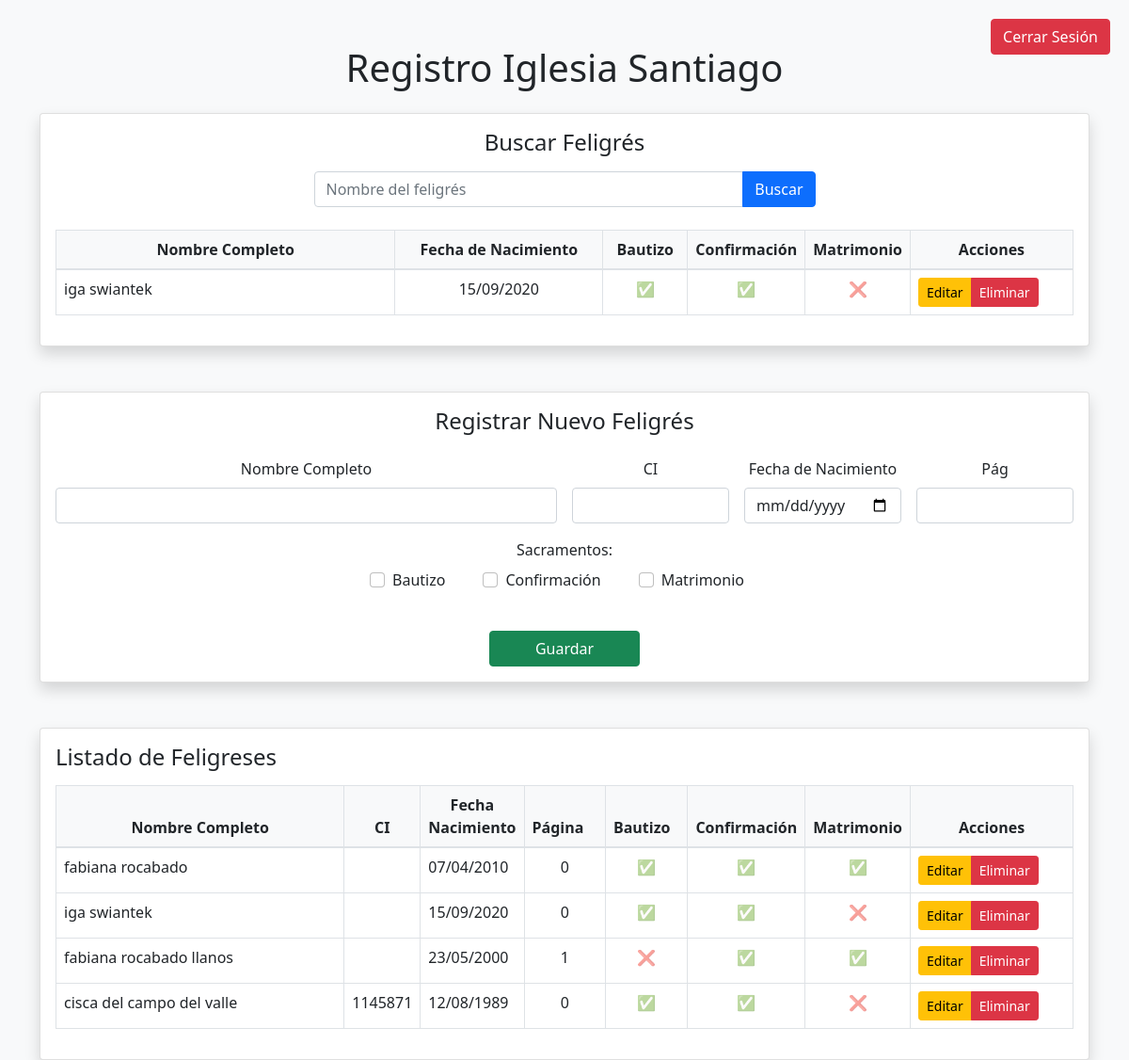
The app's page /registro_feligreses.php?buscar=iga swiantek (signed in) with its own data.
### tables this page shows
CREATE TABLE `iglesias` (
  `id` int(11) NOT NULL,
  `nombre` varchar(100) NOT NULL,
  `usuario` varchar(50) NOT NULL,
  `contraseña` varchar(255) NOT NULL
);

CREATE TABLE `feligreses` (
  `id` int(11) NOT NULL,
  `nombre` varchar(100) NOT NULL,
  `ci` varchar(15) DEFAULT NULL,
  `fecha_nacimiento` date NOT NULL,
  `bautizo` tinyint(1) DEFAULT 0,
  `confirmacion` tinyint(1) DEFAULT 0,
  `matrimonio` tinyint(1) DEFAULT 0,
  `pag` int(11) DEFAULT NULL,
  `id_iglesia` int(11) DEFAULT NULL
);

### registro_feligreses.php (the view, shortened to what this page needs)
<?php
include 'conexion.php';
$id_iglesia = $_SESSION['id_iglesia'];
$resultados = [];
if (isset($_GET['buscar'])) {
    $busqueda = '%' . $_GET['buscar'] . '%';
    $query = $conexion->prepare("SELECT * FROM feligreses
                                WHERE nombre LIKE ? AND id_iglesia = ?");
    $query->execute([$busqueda, $id_iglesia]);
    $resultados = $query->fetchAll();
}
$query_iglesia = $conexion->prepare("SELECT * FROM iglesias WHERE id = ?");
$query_iglesia->execute([$id_iglesia]);
$iglesia = $query_iglesia->fetch(PDO::FETCH_ASSOC);
$query_feligreses = $conexion->prepare("SELECT * FROM feligreses WHERE id_iglesia = ?");
$query_feligreses->execute([$id_iglesia]);
$feligreses = $query_feligreses->fetchAll();
?>
<!DOCTYPE html>
<html>
<head>
</head>
<link href="https://cdn.jsdelivr.net/npm/bootstrap@5.1.3/dist/css/bootstrap.min.css" rel="stylesheet">
<body class="bg-light">
    <a href="logout.php" class="btn btn-danger logout-btn">Cerrar Sesión</a>
    <div class="container mt-5">
        <h1 class="mb-4 text-center">Registro  <?= htmlspecialchars($iglesia['nombre']) ?></h1>
        <div class="card mb-5 shadow">
            <div class="card-body">
                <h2 class="h4 mb-3 text-center">Buscar Feligrés</h2>
                <form method="GET" class="mb-4">
                    <div class="row g-3">
                        <div class="col-md-6 mx-auto">
                            <div class="input-group">
                                <input type="text" name="buscar" class="form-control" placeholder="Nombre del feligrés">
                                <button type="submit" class="btn btn-primary">Buscar</button>
                            </div>
                        </div>
                    </div>
                </form>
                <?php if (!empty($resultados)): ?>
                <div class="table-responsive">
                    <table class="table table-bordered custom-table">
                        <thead class="thead-light">
                            <tr>
                                <th class="col-4 text-center">Nombre Completo</th>
                                <th class="text-center">Fecha de Nacimiento</th>
                                <th class="col-1 text-center">Bautizo</th>
                                <th class="col-1 text-center">Confirmación</th>
                                <th class="col-1 text-center">Matrimonio</th>
                                <th class="text-center">Acciones</th>
                            </tr>
                        </thead>
                        <tbody>
                            <?php foreach ($resultados as $f): ?>
                            <tr>
                                <td><?= htmlspecialchars($f['nombre']) ?></td>
                                <td class="text-center"><?= htmlspecialchars(date('d/m/Y', strtotime($f['fecha_nacimiento']))) ?></td>
                                <td class="text-center"><?= htmlspecialchars($f['bautizo']) ? '<span style="color: #2ecc71; opacity: 0.5;">✅</span>' : '<span style="color: #e74c3c; opacity: 0.5;">❌</span>' ?></td>
                                <td class="text-center"><?= htmlspecialchars($f['confirmacion']) ? '<span style="color: #2ecc71; opacity: 0.5;">✅</span>' : '<span style="color: #e74c3c; opacity: 0.5;">❌</span>' ?></td>
                                <td class="text-center"><?= htmlspecialchars($f['matrimonio']) ? '<span style="color: #2ecc71; opacity: 0.5;">✅</span>' : '<span style="color: #e74c3c; opacity: 0.5;">❌</span>' ?></td>
                                <td>
                                    <div class="btn-group">
                                        <a href="editar_feligres.php?id=<?= htmlspecialchars($f['id']) ?>" class="btn btn-sm btn-warning">Editar</a>
                                        <a href="eliminar_feligres.php?id=<?= htmlspecialchars($f['id']) ?>"
                                           class="btn btn-sm btn-danger"
                                           onclick="return confirm('¿Eliminar a <?= htmlspecialchars($f['nombre']) ?>?')">
                                            Eliminar
                                        </a>
                                    </div>
                                </td>
                            </tr>
                            <?php endforeach; ?>
                        </tbody>
                    </table>
                </div>
                <?php endif; ?>
            </div>
        </div>
        <div class="card mb-5 shadow">
            <div class="card-body">
                <h2 class="h4 mb-4 text-center">Registrar Nuevo Feligrés</h2>
                <form method="POST">
                    <div class="row g-3">
                        <div class="col-md-6">
                            <center><label class="form-label">Nombre Completo</label></center>
                            <input type="text" name="nombre" class="form-control" required>
                        </div>
                        <div class="col-md-2">
                            <center><label class="form-label">CI</label></center>
                            <input type="number" name="ci" class="form-control">
                        </div>
                        <div class="col-md-2">
                            <center><label class="form-label">Fecha de Nacimiento</label></center>
                            <input type="date" name="fecha_nacimiento" class="form-control" required>
                        </div>
                        <div class="col-md-2">
                            <center><label class="form-label">Pág</label></center>
                            <input type="number" name="pag" class="form-control">
                        </div>
                        <div class="from-grup mb-4">
                            <center><label class="form-label">Sacramentos:</label></center>
                            <div class="gap-4 d-md-flex justify-content-md-center">
                                <div class="form-check form-check-inline">
                                    <input class="form-check-input" type="checkbox" name="bautizo" id="bautizo">
                                    <label class="form-check-label" for="bautizo">Bautizo</label>
                                </div>
                                <div class="form-check form-check-inline">
                                    <input class="form-check-input" type="checkbox" name="confirmacion" id="confirmacion">
                                    <label class="form-check-label" for="confirmacion">Confirmación</label>
                                </div>
                                <div class="form-check form-check-inline">
                                    <input class="form-check-input" type="checkbox" name="matrimonio" id="matrimonio">
                                    <label class="form-check-label" for="matrimonio">Matrimonio</label>
                                </div>
                            </div>
                        </div>
                        <div class="col-md-12 text-center">
                            <button type="submit" class="btn btn-success px-5">Guardar</button>
                        </div>
                    </div>
                </form>
            </div>
        </div>
        <div class="card shadow">
            <div class="card-body">
                <h2 class="h4 mb-3">Listado de Feligreses</h2>
                <div class="table-responsive">
                    <table class="table table-bordered table-hover custom-table">
                        <thead class="thead-light">
                            <tr>
                                <th class="col-4 text-center">Nombre Completo</th>
                                <th class="text-center">CI</th>
                                <th class="text-center">Fecha Nacimiento</th>
                                <th class="col-1">Página</th>
                                <th class="col-1">Bautizo</th>
                                <th class="col-1">Confirmación</th>
                                <th class="col-1">Matrimonio</th>
                                <th class="col-2 text-center">Acciones</th>
                            </tr>
                        </thead>
                        <tbody>
                            <?php foreach ($feligreses as $f): ?>
                            <tr>
                                <td><?= htmlspecialchars($f['nombre']) ?></td>
                                <td class="text-center"><?= htmlspecialchars($f['ci']) ?? 'N/A' ?></td>
                                <td><?= htmlspecialchars(date('d/m/Y', strtotime($f['fecha_nacimiento']))) ?></td>
                                <td class="text-center"><?= htmlspecialchars($f['pag']) ?? 'N/A' ?></td>
                                <td class="text-center"><?= htmlspecialchars($f['bautizo']) ? '<span style="color: #2ecc71; opacity: 0.5;">✅</span>' : '<span style="color: #e74c3c; opacity: 0.5;">❌</span>' ?></td>
                                <td class="text-center"><?= htmlspecialchars($f['confirmacion']) ? '<span style="color: #2ecc71; opacity: 0.5;">✅</span>' : '<span style="color: #e74c3c; opacity: 0.5;">❌</span>' ?></td>
                                <td class="text-center"><?= htmlspecialchars($f['matrimonio']) ? '<span style="color: #2ecc71; opacity: 0.5;">✅</span>' : '<span style="color: #e74c3c; opacity: 0.5;">❌</span>' ?></td>
                                <td>
                                    <div class="btn-group">
                                        <a href="editar_feligres.php?id=<?= htmlspecialchars($f['id']) ?>" class="btn btn-sm btn-warning">Editar</a>
                                        <a href="eliminar_feligres.php?id=<?= htmlspecialchars($f['id']) ?>"
                                           class="btn btn-sm btn-danger"
                                           onclick="return confirm('¿Eliminar a <?= htmlspecialchars($f['nombre']) ?>?')">
                                            Eliminar
                                        </a>
                                    </div>
                                </td>
                            </tr>
                            <?php endforeach; ?>
                        </tbody>
                    </table>
                </div>
            </div>
        </div>
    </div>
</body>
</html>

### registro_feligreses.php (style rules this page uses)
.logout-btn { position: fixed; top: 20px; right: 20px; z-index: 1000; }
.custom-table thead th { background-color: #f8f9fa; border-bottom: 2px solid #dee2e6; }

### records on screen
iglesias: nombre "Iglesia Santiago"
feligreses: nombre "iga swiantek", fecha_nacimiento "15/09/2020", pag "0"
feligreses: nombre "fabiana rocabado", fecha_nacimiento "07/04/2010", pag "0"
feligreses: nombre "fabiana rocabado llanos", fecha_nacimiento "23/05/2000", pag "1"
feligreses: nombre "cisca del campo del valle", ci "1145871", fecha_nacimiento "12/08/1989", pag "0"
